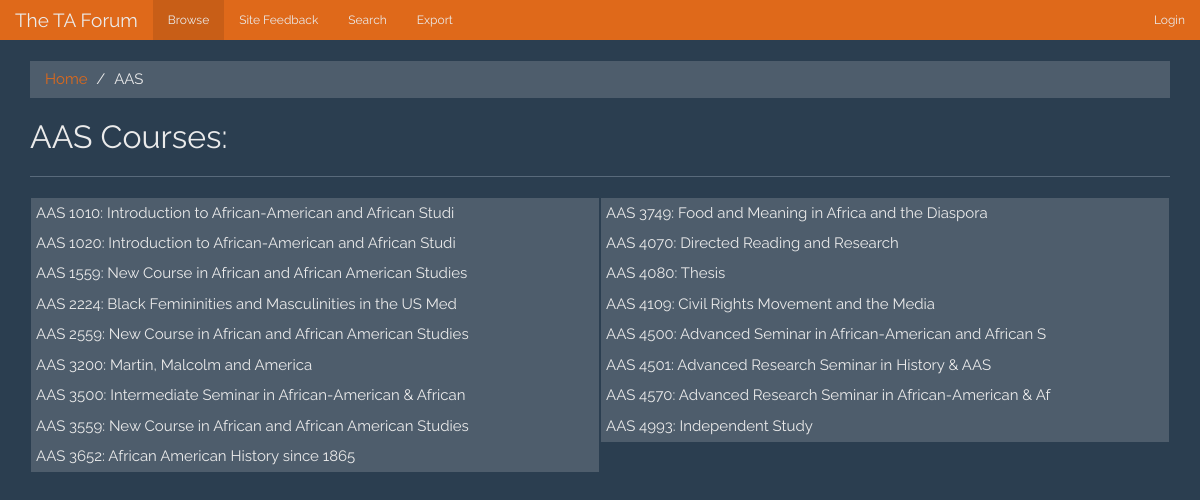
The app's page /index.php?course_dept=AAS with its own data.
### tables this page shows
CREATE TABLE IF NOT EXISTS `course` (
  `course_id` int(11) NOT NULL,
  `course_dept` varchar(4) NOT NULL,
  `course_mnemonic_number` smallint(6) NOT NULL,
  `title` varchar(50) NOT NULL
);

### index.php (the view, shortened to what this page needs)
<head>
    <?php
        require_once "includes/head.php";
    ?>
</head>
<body>
    <?php
        $currentPage = "index";
        require_once "includes/navbar.php";
        $db = DbUtil::loginConnection(true);
    ?>
    <div class="container">
        <?php
            if (isset($_GET['course_dept'])) {
                $course_dept = strtoupper($_GET['course_dept']);
                if (isset($_GET['course_mnemonic_number'])) {
                    $course_mnemonic_number = $_GET['course_mnemonic_number'];
                    if (isset($_GET['ta_id'])) {
                        $ta_id = strtolower($_GET['ta_id']); ?>
                        <ol class="breadcrumb">
                            <li><a href="<?=$_SERVER['CONTEXT_PREFIX']?>">Home</a></li>
                            <li><a href="<?=$_SERVER['CONTEXT_PREFIX']?>/<?=$course_dept?>"><?=$course_dept?></a></li>
                            <li><a href="<?=$_SERVER['CONTEXT_PREFIX']?>/<?=$course_dept?>/<?=$course_mnemonic_number?>"><?=$course_mnemonic_number?></a></li>
                            <li class="active"><?=$ta_id?></li>
                        </ol> <?php
                        showTAReviews($course_dept, $course_mnemonic_number, $ta_id);
                    } else { ?>
                        <ol class="breadcrumb">
                            <li><a href="<?=$_SERVER['CONTEXT_PREFIX']?>">Home</a></li>
                            <li><a href="<?=$_SERVER['CONTEXT_PREFIX']?>/<?=$course_dept?>"><?=$course_dept?></a></li>
                            <li class="active"><?=$course_mnemonic_number?></li>
                        </ol> <?php
                        showCourseTAs($course_dept, $course_mnemonic_number);
                    }
                } else { ?>
                    <ol class="breadcrumb">
                        <li><a href="<?=$_SERVER['CONTEXT_PREFIX']?>">Home</a></li>
                        <li class="active"><?=$course_dept?></li>
                    </ol> <?php
                    showDepartmentCourses($course_dept);
                }
            }
            function showDepartmentCourses($course_dept) {
                global $db;
                $stmt = $db->prepare("SELECT course_mnemonic_number, title FROM course WHERE course_dept = ?");
                $stmt->bind_param("s", $course_dept);
                $stmt->execute();
                $stmt->store_result();
                $stmt->bind_result($course_mnemonic_number, $title);
                $num_rows = $stmt->num_rows;
                echo "<h2>$course_dept Courses:</h2><hr />";
                if ($num_rows > 0) {
                    echo "<div class=\"container-fluid\">";
                    echo "<div class=\"row text-left\">";
                    for ($i = 0; $i < $num_rows; $i += ceil($num_rows / 2)) {
                        echo "<div class=\"col-xs-12 col-sm-6 list-unstyled\" style=\"padding: 0px 1px\">";
                        for ($j = $i; $j < $i + ceil($num_rows / 2) && $stmt->fetch(); $j++) {
                            echo "<a class=\"list-group-item\" style=\"padding: 4px;\" href=\"$course_dept/$course_mnemonic_number\">$course_dept $course_mnemonic_number: $title</a>";
                        }
                        echo "</div>";
                    }
                    echo "</div>";
                    echo "</div>";
                } else {
                    echo "<div class=\"alert alert-danger\"><strong>Error!</strong> Could not find department \"$course_dept.\"</div>";
                }
            }
                            ?>
    </div>
</body>

### includes/head.php (shortened to what this page needs)
<link rel="stylesheet" href="https://maxcdn.bootstrapcdn.com/bootstrap/3.3.7/css/bootstrap.min.css">
<link rel="stylesheet" href="<?php echo $_SERVER['CONTEXT_PREFIX'] ?>/assets/bootstrap.min.css">
<link rel="stylesheet" href="<?php echo $_SERVER['CONTEXT_PREFIX'] ?>/assets/custom.css">

### includes/navbar.php (shortened to what this page needs)
<nav class="navbar navbar-inverse">
	<div class="navbar-header">
		<a class="navbar-brand" href="<?php echo $_SERVER['CONTEXT_PREFIX'] ?>">The TA Forum</a>
	</div>
	<div class="navbar-collapse collapse">
		<ul class="nav navbar-nav">
			<li class="<?php if($currentPage =='index'){echo 'active';}?>"><a href="<?php echo $_SERVER['CONTEXT_PREFIX'] ?>">Browse</a></li>
			<li class="<?php if($currentPage =='feedback'){echo 'active';}?>"><a href="<?php echo $_SERVER['CONTEXT_PREFIX'] ?>/feedback.php">Site Feedback</a></li>
			<li class="<?php if($currentPage =='search'){echo 'active';}?>"><a href="<?php echo $_SERVER['CONTEXT_PREFIX'] ?>/search.php">Search</a></li>
			<li><a href="<?php echo $_SERVER['CONTEXT_PREFIX'] ?>/export.php">Export</a></li>
		</ul>
		<ul class="nav navbar-nav navbar-right">
            <?php
            	$class = "";
                if(!isset($_SESSION["email"]))
				    echo "<li><a href=\"#\" data-toggle=\"modal\" data-target=\"#myModal\">Login</a></li>";
                else echo "<li class=\"$class\"><a href=\"{$_SERVER['CONTEXT_PREFIX']}/profile.php\">" . $_SESSION["email"] . "</a></li><li><a href=\"{$_SERVER['CONTEXT_PREFIX']}/logout.php\">Logout</a></li>";
            ?>
		</ul>
	</div>
</nav>

### assets/custom.css (style rules this page uses)
body { font-family: 'Raleway'; font-style: normal; }

### records on screen
course: course_mnemonic_number "1010", title "Introduction to African-American and African Studi"
course: course_mnemonic_number "1020", title "Introduction to African-American and African Studi"
course: course_mnemonic_number "1559", title "New Course in African and African American Studies"
course: course_mnemonic_number "2224", title "Black Femininities and Masculinities in the US Med"
course: course_mnemonic_number "2559", title "New Course in African and African American Studies"
course: course_mnemonic_number "3200", title "Martin, Malcolm and America"
course: course_mnemonic_number "3500", title "Intermediate Seminar in African-American & African"
course: course_mnemonic_number "3559", title "New Course in African and African American Studies"
course: course_mnemonic_number "3652", title "African American History since 1865"
course: course_mnemonic_number "3749", title "Food and Meaning in Africa and the Diaspora"
course: course_mnemonic_number "4070", title "Directed Reading and Research"
course: course_mnemonic_number "4080", title "Thesis"
course: course_mnemonic_number "4109", title "Civil Rights Movement and the Media"
course: course_mnemonic_number "4500", title "Advanced Seminar in African-American and African S"
course: course_mnemonic_number "4501", title "Advanced Research Seminar in History & AAS"
course: course_mnemonic_number "4570", title "Advanced Research Seminar in African-American & Af"
course: course_mnemonic_number "4993", title "Independent Study"

### other values on screen
$course_dept "AAS"
